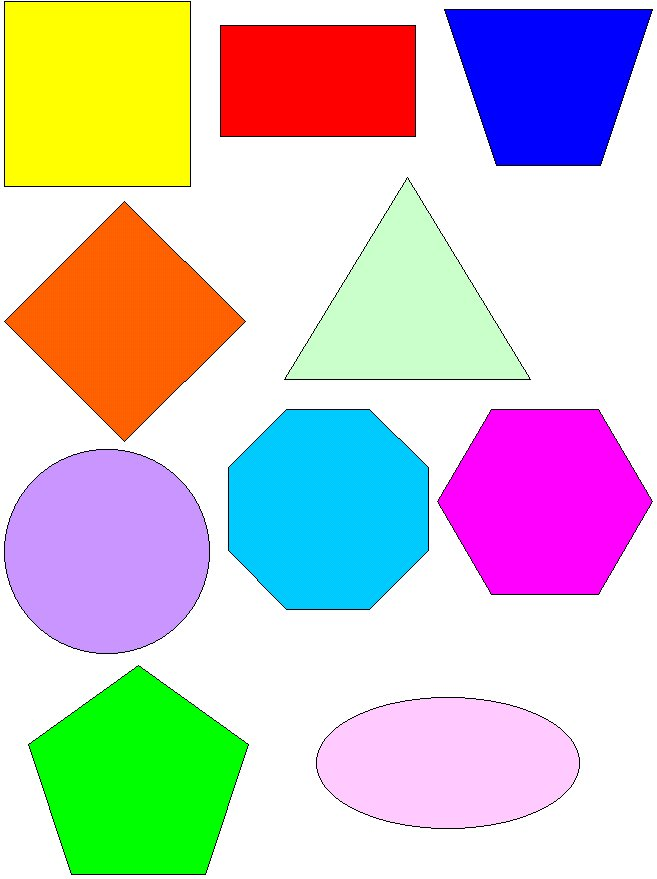
#> input picture images/forme1.jpeg, 657 x 879 px; its folder holds only this picture in this run
$ python -i binary_operations.py   (imports and definitions only)
#> lines starting #> are read from the running program, lines starting #| are printed output that depends on the picture; after the words box and inside, x2 and y2 are one past the last pixel; in counts of white or black regions, pixels touching at a corner belong together
import cv2
import numpy as np
from image_operations.thinning import zhang_suen

# [8 lines left out: function threshold, not called in this run]


def addition(img1, img2):
    """
    Effectue l'addition pixel à pixel de deux images.
    Les valeurs des pixels sont clipées entre 0 et 255 pour éviter les dépassements.
    """
    img1 = np.array(img1)
    img2 = np.array(img2)

    if img1.shape != img2.shape:
        height, width = img1.shape
        img2 = cv2.resize(img2, (width, height))

    result = np.clip(img1 + img2, 0, 255)
    return result


def subtraction(img1, img2):
    """
    Effectue la soustraction pixel à pixel de deux images.
    Les valeurs des pixels sont clipées entre 0 et 255 pour éviter les dépassements.
    """
    if img1.shape != img2.shape:
        height, width = img1.shape
        img2 = cv2.resize(img2, (width, height))

    result = np.clip(img1 - img2, 0, 255)
    return result


def erosion(img, radius):
    """
    Effectue une érosion morphologique sur l'image en utilisant un élément structurant de taille (2 * radius + 1) x (2 * radius + 1).
    Un pixel de l'image de sortie est blanc (255) si tous les pixels de l'élément structurant correspondants sont blancs (255) dans l'image d'entrée.
    """
    result = np.zeros_like(img)

    for i in range(img.shape[0]):
        for j in range(img.shape[1]):
            count = np.sum(img[max(0, i - radius):min(img.shape[0], i + radius + 1),
                             max(0, j - radius):min(img.shape[1], j + radius + 1)] > 0)

            if count == (2 * radius + 1) ** 2:
                result[i, j] = 255

    return result


def dilation(img, kernel_size=3):
    """
    Effectue une dilatation morphologique sur l'image en utilisant un élément structurant de taille kernel_size x kernel_size.
    Un pixel de l'image de sortie est blanc (255) si au moins un pixel de l'élément structurant correspondant est blanc (255) dans l'image d'entrée.
    """
    result = img.copy()
    padding = kernel_size // 2

    for i in range(padding, img.shape[0] - padding):
        for j in range(padding, img.shape[1] - padding):
            window = img[i - padding: i + padding + 1, j - padding: j + padding + 1]
            if np.all(window == 0):
                result[i, j] = 0
            else:
                result[i, j] = 255

    return result


def opening(img, kernel_size=3):
    """
    Effectue une ouverture morphologique sur l'image en utilisant une érosion suivie d'une dilatation.
    Cela permet de supprimer les petits objets et les détails fins tout en préservant la forme globale des objets plus grands.
    """
    return dilation(erosion(img, kernel_size), kernel_size)


# [33 lines left out: functions closing, thinning, thickening, not called in this run]


def lantuejoul_skeletonization(img):
    """
    Effectue une squelettisation de Lantuejoul sur l'image binaire en utilisant des opérations morphologiques.
    La squelettisation est itérativement appliquée jusqu'à convergence.
    """
    out = np.zeros_like(img)
    before = np.zeros_like(img)
    n = 0
    max_iterations = 1

    while True:
        before = np.copy(out)

        eroded = erosion(img, n)
        opened = opening(eroded, 1)
        sub = subtraction(eroded, opened)

        out = addition(out, sub)

        if np.array_equal(out, before):
            print("Converged!")
            break

        n += 1
        if n >= max_iterations:
            print("Max iterations reached!")
            break

    return out

# [13 lines left out: function homotopic_skeletonization, not called in this run]

>>> import cv2
>>> picture = cv2.imread('../images/forme1.jpeg')
#> picture is the input picture: shape (879, 657, 3); mean B, G, R 199, 199.9, 207.9
>>> result = lantuejoul_skeletonization(picture)
#> the loop in lantuejoul_skeletonization, `while True:` made 1 pass
#> pass 1, in lantuejoul_skeletonization, `eroded = erosion(img, n)`:
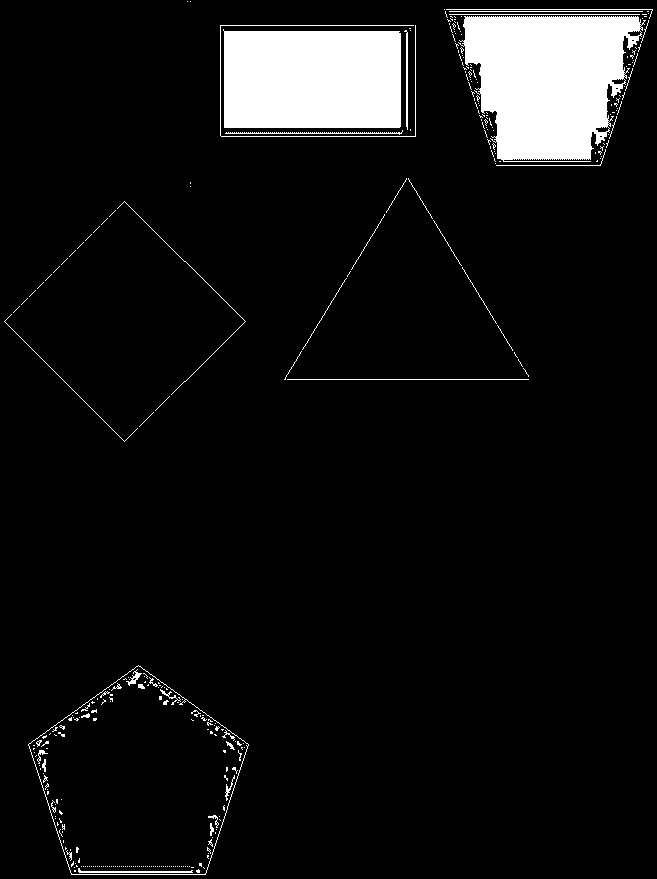
#> eroded: shape (879, 657, 3); 7.3% white; 339 white regions (296 under 20 px), largest, box (x1, y1, x2, y2) and area: (458, 16, 646, 162) 19499, (223, 29, 401, 128) 17167, (28, 665, 249, 875) 626
#> pass 1, in dilation, `result = img.copy()`:
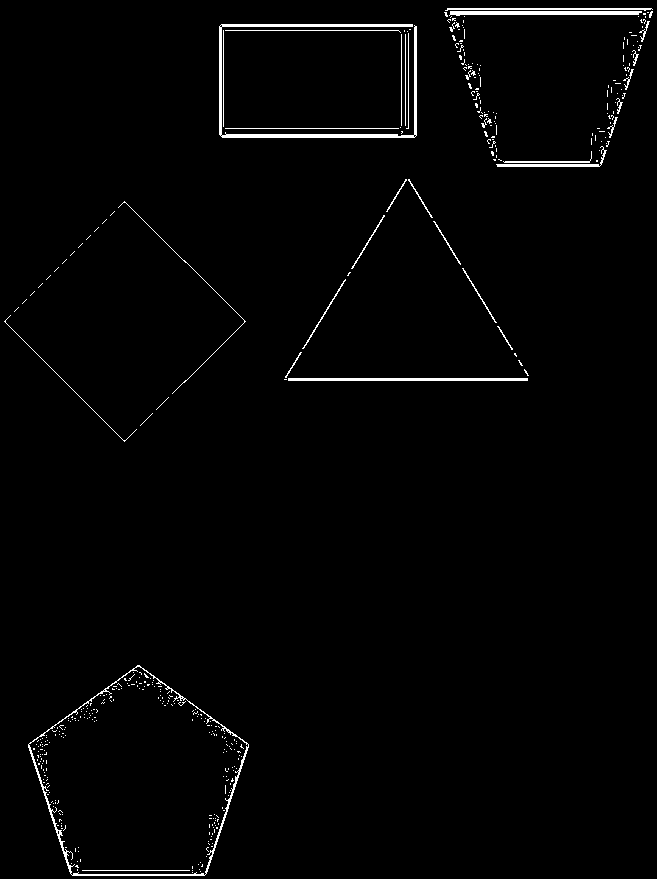
#> result: shape (879, 657, 3); 1.6% white; 431 white regions (399 under 20 px), largest, box (x1, y1, x2, y2) and area: (219, 24, 417, 138) 1979, (28, 665, 249, 876) 1421, (449, 11, 642, 16) 767
#> pass 1, in subtraction, `result = np.clip(img1 - img2, 0, 255)`:
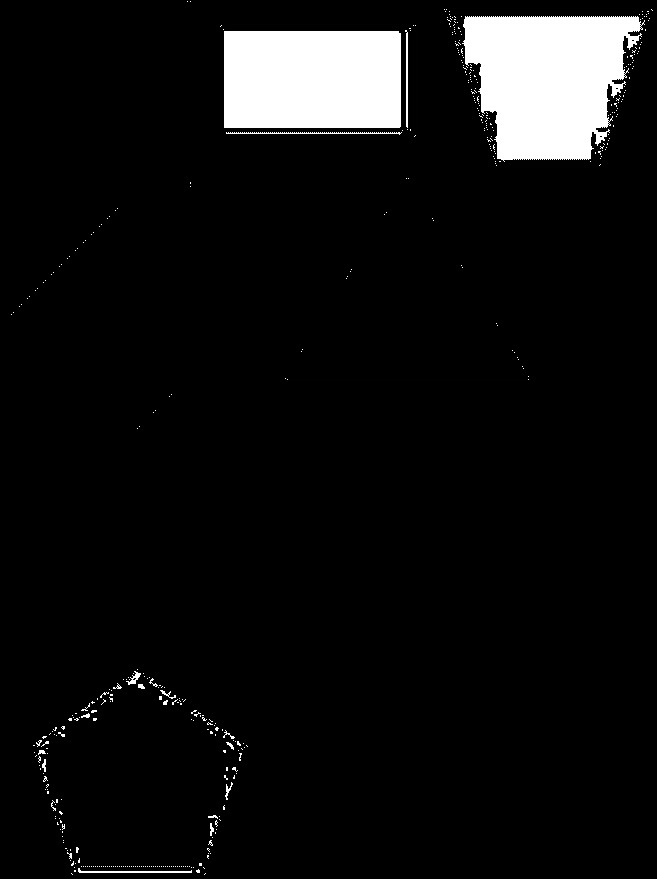
#> result: shape (879, 657, 3); min 0, max 255, mean 17.1
#> after the loop in lantuejoul_skeletonization, `while True:`: n = 1
